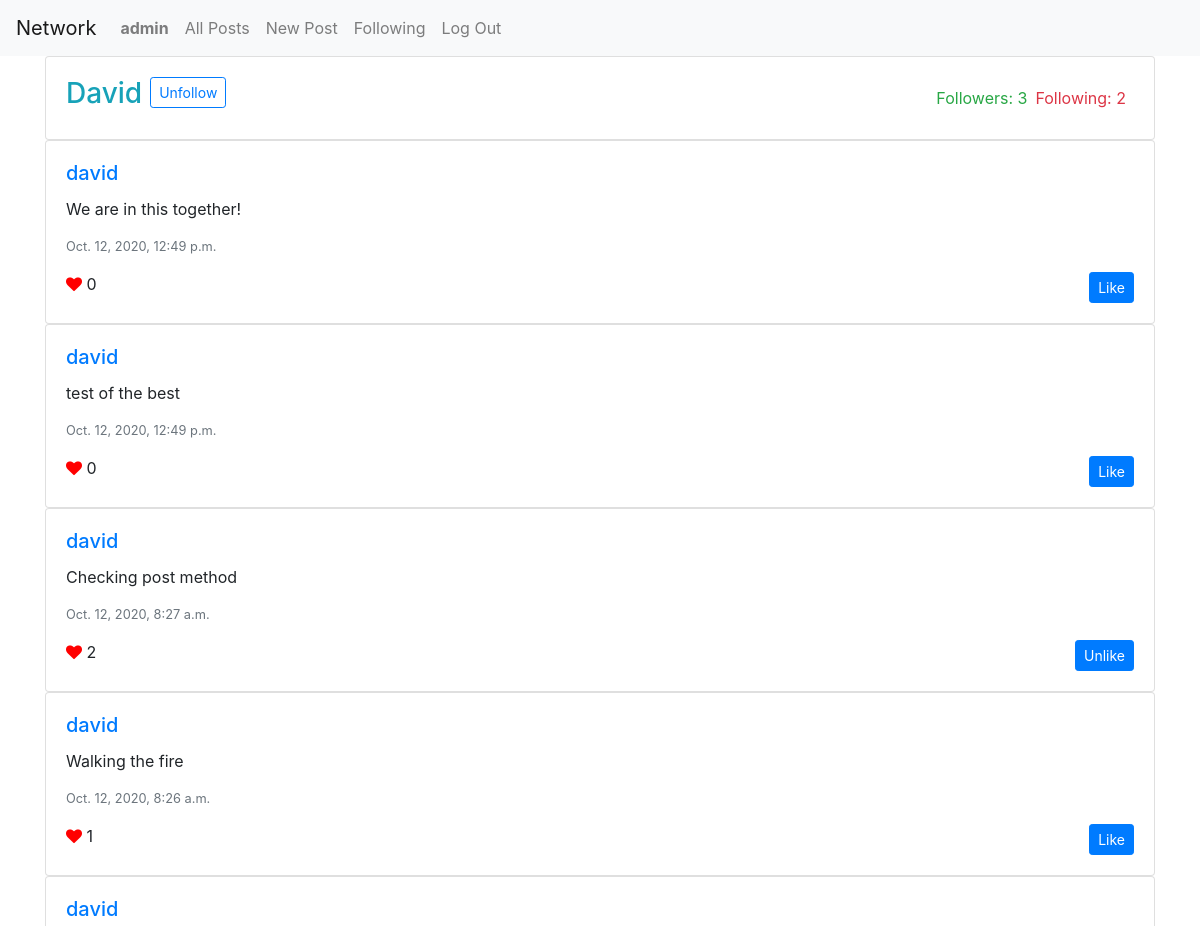
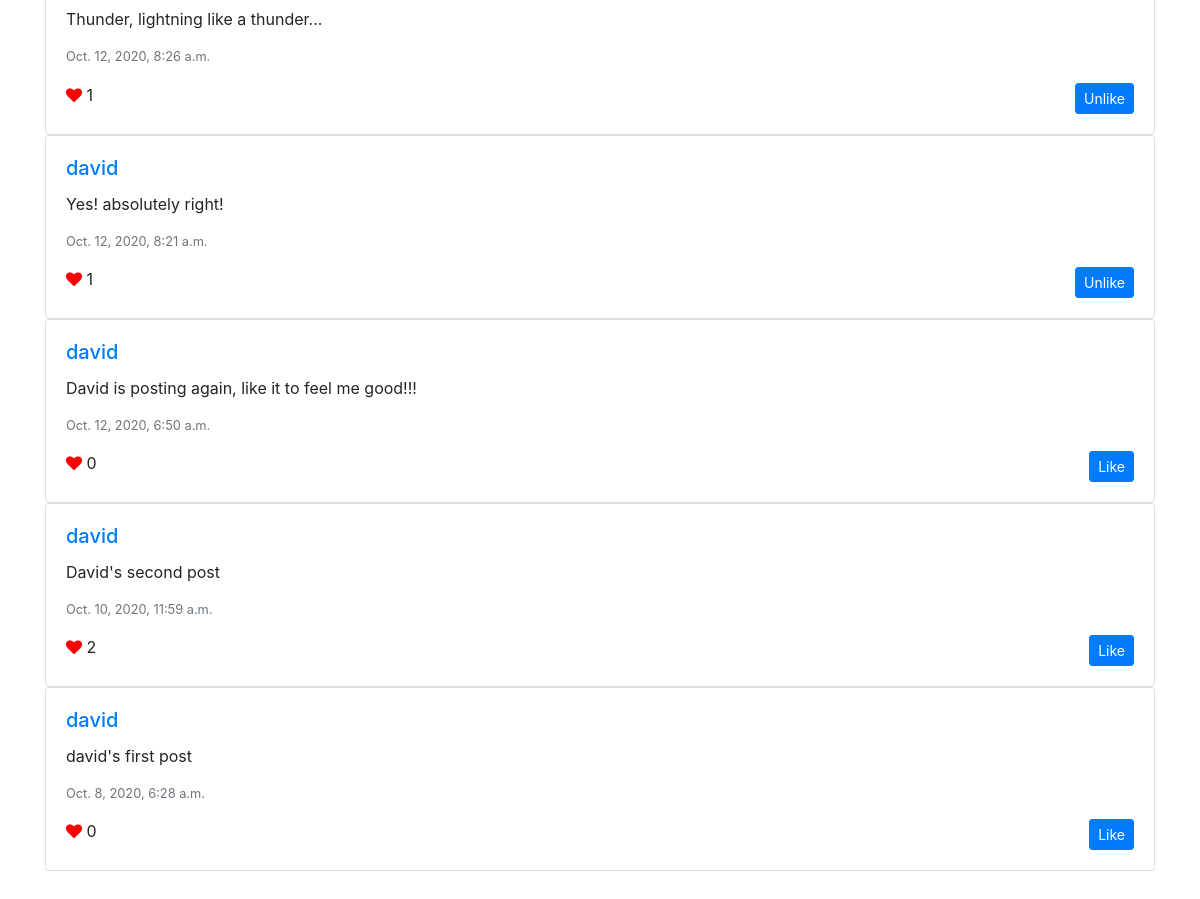
The page /u/david (signed in) on the database its author committed (2 pictures, top to bottom).
### network/models.py (models this page shows, shortened)
class User(AbstractUser):
    following=models.ManyToManyField("self",symmetrical=False,default=0)
    liked_post=models.ManyToManyField("Post",related_name="liked_by",default=None,symmetrical=False,blank=True)
    followers=models.ManyToManyField("self",default='',related_name="follow",blank=True,symmetrical=False)

class Post(models.Model):
    post_creator=models.ForeignKey(User,on_delete=models.CASCADE)
    post_content=models.CharField(max_length=500)
    timestamp=models.DateTimeField(auto_now_add=True)

### network/views.py (the view)
# urls.py: path("u/<username>",views.profile,name="profile"),
@login_required(login_url="/login")
def profile(request,username):
    user=User.objects.get(username=username)
    posts=Post.objects.filter(post_creator=user)
    posts=posts.order_by("-timestamp").all()
    paginator = Paginator(posts, 10)
    page_number = request.GET.get('page')
    page_obj = paginator.get_page(page_number)
    return render(request,"network/profile.html",{"user_profile":user,"page_obj":page_obj})

### network/templates/network/profile.html (shortened to what this page needs)
{% extends "network/index.html" %}
{% load static %}
{%block profile %}
<div class="card">
  <div class="card-body">
    <div class="d-flex align-items-center">
      <div class="d-flex">
        <h3 class="text-info">{{user_profile.username.capitalize}}</h3>
        {%if request.user.username != user_profile.username %}
        <a href="javascript: follow({{user_profile.id}})"
          class="btn btn-outline-primary btn-sm mx-2 h-25"
          id="follow-btn"
        >{% if request.user in user_profile.followers.all%}
          Unfollow
          {% else %}
          Follow
          {%endif %}
        </a>
        {%endif %}
      </div>
      <div class="w-100 d-flex justify-content-end">
        <span class="text-success">Followers: <span id="follower">{{user_profile.followers.all.count}}</span></span>
        <span class="text-danger mx-2">Following: {{user_profile.following.all.count}}</span>
      </div>
    </div>
  </div>
</div>
{% endblock %}

### network/templates/network/index.html (shortened to what this page needs)
{% extends "network/layout.html" %}
{% load static %}
{% block body %}
<div class="container">
  {% block profile %}{% endblock %}
    {% for post in page_obj %}
    <div class="card">
  <div class="card-body">
    <a href ="{% url 'profile'  post.post_creator.username %}"><h5 class="card-title">{{post.post_creator.username}}</h5></a>
    <p class="card-text" id="content{{post.id}}">{{post.post_content}}</p>
    <p class="text-muted small">
      {{post.timestamp}}
    </p>
    <p class="card-text">
      <i class="fa fa-heart" style="color:red;"></i>
      <span id="pnum{{post.id}}">{{post.liked_by.all.count}}</span>
      <a class="btn btn-primary btn-sm" id="anch{{post.id}}" href="javascript: like({{post.id}})" style="float:right;">
          {% if request.user in post.liked_by.all%}
            Unlike
            {% else %}
            Like
            {% endif %}
      </a>
    </p>
  </div>
</div>
{% empty %}
<br>
<h6 style="text-align:center;">Nothing to display!</h6>
{% endfor %}
<br>
</div>
{% endblock %}

### network/templates/network/layout.html (shortened to what this page needs)
{% load static %}
<!DOCTYPE html>
<html lang="en">
    <head>
        <link rel="stylesheet" href="https://stackpath.bootstrapcdn.com/bootstrap/4.4.1/css/bootstrap.min.css">
        <link href="{% static 'network/styles.css' %}" rel="stylesheet">
        <link rel="stylesheet" href="https://cdnjs.cloudflare.com/ajax/libs/font-awesome/4.7.0/css/font-awesome.min.css">
    </head>
    <body>
        <nav class="navbar navbar-expand-lg navbar-light bg-light">
            <a class="navbar-brand" href="#">Network</a>
            <div>
              <ul class="navbar-nav mr-auto">
                {% if user.is_authenticated %}
                    <li class="nav-item">
                        <a class="nav-link" href="{% url 'profile' user.username %}"><strong>{{ user.username }}</strong></a>
                    </li>
                {% endif %}
                <li class="nav-item">
                  <a class="nav-link" href="{% url 'index' %}">All Posts</a>
                </li>
                {% if user.is_authenticated %}
                <li class="nav-item">
                    <a class="nav-link" href="{% url 'newpost' %}">New Post</a>
                </li>
                    <li class="nav-item">
                        <a class="nav-link" href="{% url 'following' %}">Following</a>
                    </li>
                    <li class="nav-item">
                        <a class="nav-link" href="{% url 'logout' %}">Log Out</a>
                    </li>
                {% endif %}
              </ul>
            </div>
          </nav>
        <div class="body">
            {% block body %}
            {% endblock %}
        </div>
    </body>
</html>

### rows shown on the page
User: username "admin"
User: username "David", followers.all.count "3", following.all.count "2"
Post: post_creator.username "david", post_content "We are in this together!", timestamp "Oct. 12, 2020, 12:49 p.m.", liked_by.all.count "0", shows "Like"
Post: post_creator.username "david", post_content "test of the best", timestamp "Oct. 12, 2020, 12:49 p.m.", liked_by.all.count "0", shows "Like"
Post: post_creator.username "david", post_content "Checking post method", timestamp "Oct. 12, 2020, 8:27 a.m.", liked_by.all.count "2", shows "Unlike"
Post: post_creator.username "david", post_content "Walking the fire", timestamp "Oct. 12, 2020, 8:26 a.m.", liked_by.all.count "1", shows "Like"
Post: post_creator.username "david", post_content "Thunder, lightning like a thunder...", timestamp "Oct. 12, 2020, 8:26 a.m.", liked_by.all.count "1", shows "Unlike"
Post: post_creator.username "david", post_content "Yes! absolutely right!", timestamp "Oct. 12, 2020, 8:21 a.m.", liked_by.all.count "1", shows "Unlike"
Post: post_creator.username "david", post_content "David is posting again, like it to feel me good!!!", timestamp "Oct. 12, 2020, 6:50 a.m.", liked_by.all.count "0", shows "Like"
Post: post_creator.username "david", post_content "David's second post", timestamp "Oct. 10, 2020, 11:59 a.m.", liked_by.all.count "2", shows "Like"
Post: post_creator.username "david", post_content "david's first post", timestamp "Oct. 8, 2020, 6:28 a.m.", liked_by.all.count "0", shows "Like"
